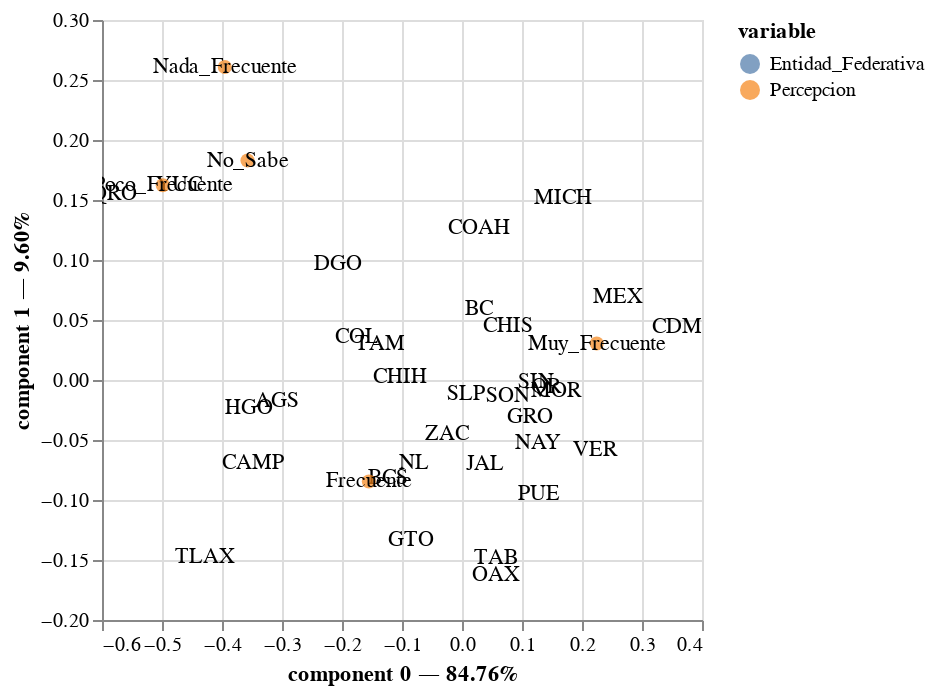

The notebook cell saved with this chart:
### Code cell
ca.plot(contingency_table_corruption_perception, x_component = 0, y_component = 1, show_row_markers = False,
        show_column_markers = True, show_row_labels = True, show_column_labels = True)

### Figure 1 — Vega specification as saved in the notebook (floating-point values rounded to 4 significant figures)
{"$schema": "https://vega.github.io/schema/vega/v5.json", "data": [{"name": "param_6_store"}, {"name": "source_0", "values": [{"component 0": -0.3085, "component 1": -0.01734, "value": "AGS", "variable": "Entidad_Federativa"}, {"component 0": 0.02889, "component 1": 0.05953, "value": "BC", "variable": "Entidad_Federativa"}, {"component 0": -0.1231, "component 1": -0.08158, "value": "BCS", "variable": "Entidad_Federativa"}, {"component 0": -0.3479, "component 1": -0.069, "value": "CAMP", "variable": "Entidad_Federativa"}, {"component 0": 0.3714, "component 1": 0.04439, "value": "CDMX", "variable": "Entidad_Federativa"}, {"component 0": -0.1028, "component 1": 0.002473, "value": "CHIH", "variable": "Entidad_Federativa"}, {"component 0": 0.07678, "component 1": 0.04538, "value": "CHIS", "variable": "Entidad_Federativa"}, {"component 0": 0.02875, "component 1": 0.1266, "value": "COAH", "variable": "Entidad_Federativa"}, {"component 0": -0.175, "component 1": 0.0357, "value": "COL", "variable": "Entidad_Federativa"}, {"component 0": -0.2059, "component 1": 0.09639, "value": "DGO", "variable": "Entidad_Federativa"}, {"component 0": 0.113, "component 1": -0.03093, "value": "GRO", "variable": "Entidad_Federativa"}, {"component 0": -0.08546, "component 1": -0.1335, "value": "GTO", "variable": "Entidad_Federativa"}, {"component 0": -0.3544, "component 1": -0.02339, "value": "HGO", "variable": "Entidad_Federativa"}, {"component 0": 0.03885, "component 1": -0.07014, "value": "JAL", "variable": "Entidad_Federativa"}, {"component 0": 0.2604, "component 1": 0.06898, "value": "MEX", "variable": "Entidad_Federativa"}, {"component 0": 0.1688, "component 1": 0.1515, "value": "MICH", "variable": "Entidad_Federativa"}, {"component 0": 0.156, "component 1": -0.009104, "value": "MOR", "variable": "Entidad_Federativa"}, {"component 0": 0.1264, "component 1": -0.05237, "value": "NAY", "variable": "Entidad_Federativa"}, {"component 0": -0.07986, "component 1": -0.06887, "value": "NL", "variable": "Entidad_Federativa"}, {"component 0": 0.05733, "component 1": -0.1621, "value": "OAX", "variable": "Entidad_Federativa"}, {"component 0": 0.1289, "component 1": -0.09535, "value": "PUE", "variable": "Entidad_Federativa"}, {"component 0": 0.1407, "component 1": -0.005498, "value": "QR", "variable": "Entidad_Federativa"}, {"component 0": -0.5794, "component 1": 0.1552, "value": "QRO", "variable": "Entidad_Federativa"}, {"component 0": 0.1239, "component 1": -0.001747, "value": "SIN", "variable": "Entidad_Federativa"}, {"component 0": 0.006109, "component 1": -0.01208, "value": "SLP", "variable": "Entidad_Federativa"}, {"component 0": 0.07602, "component 1": -0.01324, "value": "SON", "variable": "Entidad_Federativa"}, {"component 0": 0.05692, "component 1": -0.1482, "value": "TAB", "variable": "Entidad_Federativa"}, {"component 0": -0.1369, "component 1": 0.03028, "value": "TAM", "variable": "Entidad_Federativa"}, {"component 0": -0.4281, "component 1": -0.1476, "value": "TLAX", "variable": "Entidad_Federativa"}, {"component 0": 0.2214, "component 1": -0.05813, "value": "VER", "variable": "Entidad_Federativa"}, {"component 0": -0.4712, "component 1": 0.1626, "value": "YUC", "variable": "Entidad_Federativa"}, {"component 0": -0.0258, "component 1": -0.04491, "value": "ZAC", "variable": "Entidad_Federativa"}]}, {"name": "source_1", "values": [{"component 0": -0.3085, "component 1": -0.01734, "label": "AGS"}, {"component 0": 0.02889, "component 1": 0.05953, "label": "BC"}, {"component 0": -0.1231, "component 1": -0.08158, "label": "BCS"}, {"component 0": -0.3479, "component 1": -0.069, "label": "CAMP"}, {"component 0": 0.3714, "component 1": 0.04439, "label": "CDMX"}, {"component 0": -0.1028, "component 1": 0.002473, "label": "CHIH"}, {"component 0": 0.07678, "component 1": 0.04538, "label": "CHIS"}, {"component 0": 0.02875, "component 1": 0.1266, "label": "COAH"}, {"component 0": -0.175, "component 1": 0.0357, "label": "COL"}, {"component 0": -0.2059, "component 1": 0.09639, "label": "DGO"}, {"component 0": 0.113, "component 1": -0.03093, "label": "GRO"}, {"component 0": -0.08546, "component 1": -0.1335, "label": "GTO"}, {"component 0": -0.3544, "component 1": -0.02339, "label": "HGO"}, {"component 0": 0.03885, "component 1": -0.07014, "label": "JAL"}, {"component 0": 0.2604, "component 1": 0.06898, "label": "MEX"}, {"component 0": 0.1688, "component 1": 0.1515, "label": "MICH"}, {"component 0": 0.156, "component 1": -0.009104, "label": "MOR"}, {"component 0": 0.1264, "component 1": -0.05237, "label": "NAY"}, {"component 0": -0.07986, "component 1": -0.06887, "label": "NL"}, {"component 0": 0.05733, "component 1": -0.1621, "label": "OAX"}, {"component 0": 0.1289, "component 1": -0.09535, "label": "PUE"}, {"component 0": 0.1407, "component 1": -0.005498, "label": "QR"}, {"component 0": -0.5794, "component 1": 0.1552, "label": "QRO"}, {"component 0": 0.1239, "component 1": -0.001747, "label": "SIN"}, {"component 0": 0.006109, "component 1": -0.01208, "label": "SLP"}, {"component 0": 0.07602, "component 1": -0.01324, "label": "SON"}, {"component 0": 0.05692, "component 1": -0.1482, "label": "TAB"}, {"component 0": -0.1369, "component 1": 0.03028, "label": "TAM"}, {"component 0": -0.4281, "component 1": -0.1476, "label": "TLAX"}, {"component 0": 0.2214, "component 1": -0.05813, "label": "VER"}, {"component 0": -0.4712, "component 1": 0.1626, "label": "YUC"}, {"component 0": -0.0258, "component 1": -0.04491, "label": "ZAC"}]}, {"name": "source_2", "values": [{"component 0": -0.1552, "component 1": -0.08456, "value": "Frecuente", "variable": "Percepcion"}, {"component 0": 0.2245, "component 1": 0.03041, "value": "Muy_Frecuente", "variable": "Percepcion"}, {"component 0": -0.3953, "component 1": 0.2608, "value": "Nada_Frecuente", "variable": "Percepcion"}, {"component 0": -0.3575, "component 1": 0.1829, "value": "No_Sabe", "variable": "Percepcion"}, {"component 0": -0.4987, "component 1": 0.1623, "value": "Poco_Frecuente", "variable": "Percepcion"}]}, {"name": "source_3", "values": [{"component 0": -0.1552, "component 1": -0.08456, "label": "Frecuente"}, {"component 0": 0.2245, "component 1": 0.03041, "label": "Muy_Frecuente"}, {"component 0": -0.3953, "component 1": 0.2608, "label": "Nada_Frecuente"}, {"component 0": -0.3575, "component 1": 0.1829, "label": "No_Sabe"}, {"component 0": -0.4987, "component 1": 0.1623, "label": "Poco_Frecuente"}]}, {"name": "source_0_color_domain_variable_0", "values": [{"variable": "Entidad_Federativa"}]}, {"name": "source_2_color_domain_variable_1", "values": [{"variable": "Percepcion"}]}], "signals": [{"name": "unit", "value": {}, "on": [{"events": "pointermove", "update": "isTuple(group()) ? group() : unit"}]}, {"name": "param_6", "update": "vlSelectionResolve(\"param_6_store\", \"union\")"}, {"name": "param_6_component_0", "on": [{"events": [{"source": "view", "type": "dblclick"}], "update": "null"}, {"events": {"signal": "param_6_translate_delta"}, "update": "panLinear(param_6_translate_anchor.extent_x, -param_6_translate_delta.x / width)"}, {"events": {"signal": "param_6_zoom_delta"}, "update": "zoomLinear(domain(\"x\"), param_6_zoom_anchor.x, param_6_zoom_delta)"}]}, {"name": "param_6_component_1", "on": [{"events": [{"source": "view", "type": "dblclick"}], "update": "null"}, {"events": {"signal": "param_6_translate_delta"}, "update": "panLinear(param_6_translate_anchor.extent_y, param_6_translate_delta.y / height)"}, {"events": {"signal": "param_6_zoom_delta"}, "update": "zoomLinear(domain(\"y\"), param_6_zoom_anchor.y, param_6_zoom_delta)"}]}, {"name": "param_6_tuple", "on": [{"events": [{"signal": "param_6_component_0 || param_6_component_1"}], "update": "param_6_component_0 && param_6_component_1 ? {unit: \"view_6\", fields: param_6_tuple_fields, values: [param_6_component_0,param_6_component_1]} : null"}]}, {"name": "param_6_tuple_fields", "value": [{"field": "component 0", "channel": "x", "type": "R"}, {"field": "component 1", "channel": "y", "type": "R"}]}, {"name": "param_6_translate_anchor", "value": {}, "on": [{"events": [{"source": "scope", "type": "pointerdown"}], "update": "{x: x(unit), y: y(unit), extent_x: domain(\"x\"), extent_y: domain(\"y\")}"}]}, {"name": "param_6_translate_delta", "value": {}, "on": [{"events": [{"source": "window", "between": [{"source": "scope", "type": "pointerdown"}, {"source": "window", "type": "pointerup"}], "type": "pointermove", "consume": true}], "update": "{x: param_6_translate_anchor.x - x(unit), y: param_6_translate_anchor.y - y(unit)}"}]}, {"name": "param_6_zoom_anchor", "on": [{"events": [{"source": "scope", "type": "wheel", "consume": true}], "update": "{x: invert(\"x\", x(unit)), y: invert(\"y\", y(unit))}"}]}, {"name": "param_6_zoom_delta", "on": [{"events": [{"source": "scope", "type": "wheel", "consume": true}], "update": "pow(1.001, event.deltaY * pow(16, event.deltaMode))", "force": true}]}, {"name": "param_6_modify", "on": [{"events": {"signal": "param_6_tuple"}, "update": "modify(\"param_6_store\", param_6_tuple, true)"}]}], "marks": [{"type": "symbol", "name": "view_6_marks", "from": {"data": "source_0"}, "encode": {"update": {"y": {"field": "component 1", "scale": "y"}, "x": {"field": "component 0", "scale": "x"}, "opacity": {"value": 0.7}, "fill": {"field": "variable", "scale": "color"}, "tooltip": {"signal": "{\"variable\": isValid(datum[\"variable\"]) ? datum[\"variable\"] : \"\"+datum[\"variable\"], \"value\": isValid(datum[\"value\"]) ? datum[\"value\"] : \"\"+datum[\"value\"], \"component 0\": format(datum[\"component 0\"], \"\"), \"component 1\": format(datum[\"component 1\"], \"\")}"}, "size": {"value": 0}, "shape": {"value": "circle"}}}, "style": ["circle"], "clip": true, "interactive": true}, {"type": "text", "name": "layer_1_marks", "from": {"data": "source_1"}, "encode": {"update": {"align": {"value": "center"}, "text": {"signal": "isValid(datum[\"label\"]) ? datum[\"label\"] : \"\"+datum[\"label\"]"}, "fill": {"value": "black"}, "x": {"field": "component 0", "scale": "x"}, "y": {"field": "component 1", "scale": "y"}, "baseline": {"value": "middle"}}}, "style": ["text"], "clip": true, "interactive": false}, {"type": "symbol", "name": "layer_2_marks", "from": {"data": "source_2"}, "encode": {"update": {"shape": {"value": "circle"}, "opacity": {"value": 0.7}, "size": {"value": 50}, "tooltip": {"signal": "{\"variable\": isValid(datum[\"variable\"]) ? datum[\"variable\"] : \"\"+datum[\"variable\"], \"value\": isValid(datum[\"value\"]) ? datum[\"value\"] : \"\"+datum[\"value\"], \"component 0\": format(datum[\"component 0\"], \"\"), \"component 1\": format(datum[\"component 1\"], \"\")}"}, "fill": {"field": "variable", "scale": "color"}, "x": {"field": "component 0", "scale": "x"}, "y": {"field": "component 1", "scale": "y"}}}, "clip": true, "interactive": true, "style": ["circle"]}, {"type": "text", "name": "layer_3_marks", "from": {"data": "source_3"}, "encode": {"update": {"fill": {"value": "black"}, "x": {"field": "component 0", "scale": "x"}, "y": {"field": "component 1", "scale": "y"}, "align": {"value": "center"}, "baseline": {"value": "middle"}, "text": {"signal": "isValid(datum[\"label\"]) ? datum[\"label\"] : \"\"+datum[\"label\"]"}}}, "style": ["text"], "clip": true, "interactive": false}], "scales": [{"name": "x", "type": "linear", "domain": {"fields": [{"data": "source_0", "field": "component 0"}, {"data": "source_1", "field": "component 0"}, {"data": "source_2", "field": "component 0"}, {"data": "source_3", "field": "component 0"}]}, "range": [0, {"signal": "width"}], "zero": false, "nice": true, "domainRaw": {"signal": "param_6[\"component 0\"]"}}, {"name": "y", "type": "linear", "domain": {"fields": [{"data": "source_0", "field": "component 1"}, {"data": "source_1", "field": "component 1"}, {"data": "source_2", "field": "component 1"}, {"data": "source_3", "field": "component 1"}]}, "range": [{"signal": "height"}, 0], "nice": true, "domainRaw": {"signal": "param_6[\"component 1\"]"}, "zero": false}, {"name": "color", "type": "ordinal", "domain": {"fields": [{"data": "source_0_color_domain_variable_0", "field": "variable"}, {"data": "source_2_color_domain_variable_1", "field": "variable"}], "sort": true}, "range": "category"}], "axes": [{"scale": "x", "gridScale": "y", "tickCount": {"signal": "ceil(width/40)"}, "minExtent": 0, "domain": false, "maxExtent": 0, "zindex": 0, "grid": true, "orient": "bottom", "ticks": false, "labels": false, "aria": false}, {"scale": "y", "maxExtent": 0, "zindex": 0, "labels": false, "tickCount": {"signal": "ceil(height/40)"}, "domain": false, "orient": "left", "minExtent": 0, "ticks": false, "aria": false, "gridScale": "x", "grid": true}, {"scale": "x", "title": "component 0 — 84.76%", "orient": "bottom", "labelFlush": true, "tickCount": {"signal": "ceil(width/40)"}, "labelOverlap": true, "zindex": 0, "grid": false}, {"scale": "y", "grid": false, "title": "component 1 — 9.60%", "tickCount": {"signal": "ceil(height/40)"}, "zindex": 0, "labelOverlap": true, "orient": "left"}], "background": "white", "style": "cell", "padding": 5, "height": 300, "width": 300, "legends": [{"fill": "color", "symbolType": "circle", "title": "variable", "encode": {"symbols": {"update": {"opacity": {"value": 0.7}}}}}]}
